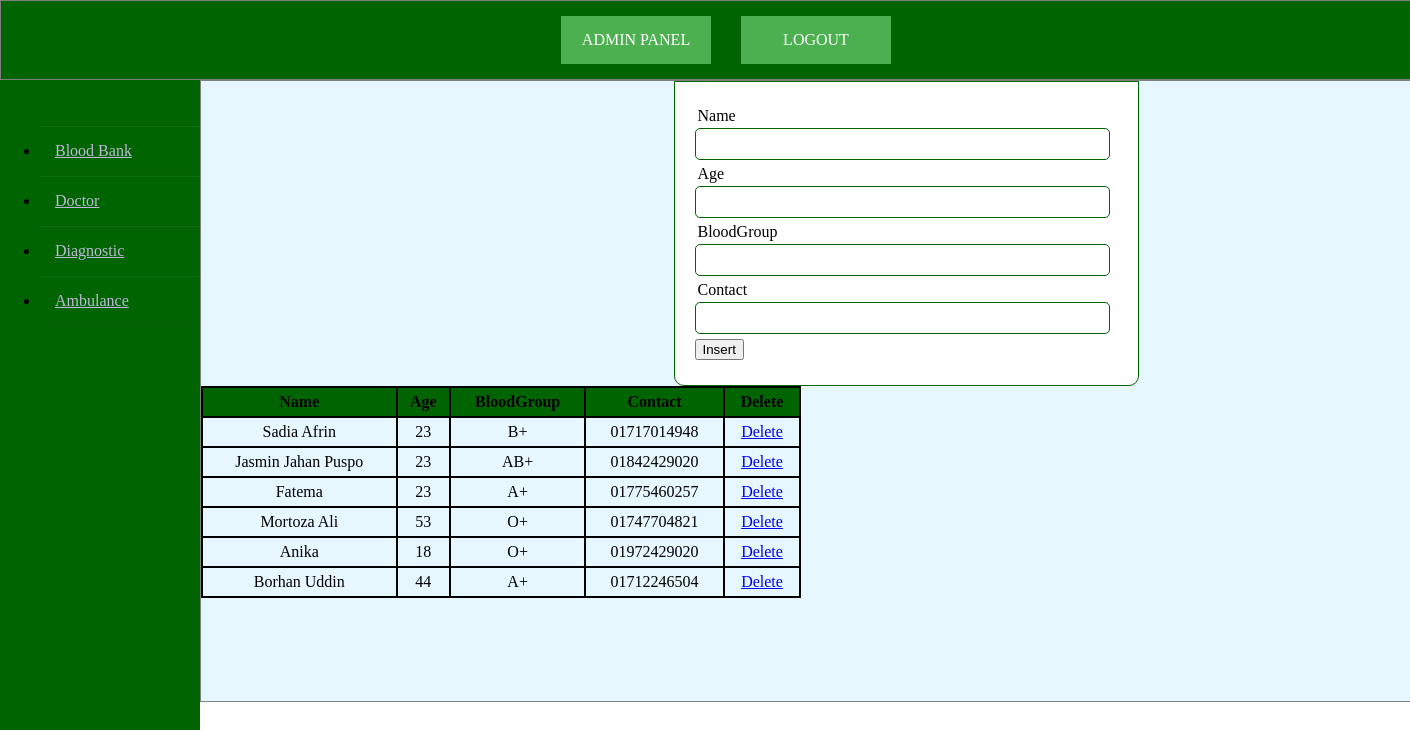
The page /admin_bloodbank.php (signed in) on the database its author committed.
### tables this page shows
CREATE TABLE `bloodbank` (
  `id` int(12) NOT NULL,
  `Name` varchar(255) NOT NULL,
  `Age` int(12) NOT NULL,
  `BloodGroup` varchar(255) NOT NULL,
  `Contact` varchar(255) NOT NULL
);

### admin_bloodbank.php (the view, shortened to what this page needs)
<?php
		include("connect.php");
?>
<!DOCTYPE html>
<html>
<head>
 <link rel="stylesheet" href="sylhet1.css"/>
<link rel="stylesheet" href="stylesheet.css"/>
 </head>
	<body>
		<div class="background">
			<div class="menu-bar">
				<ul>
						<li style="float: left; background-color: #4CAF50; "><a href="admin_bloodbank.php"> ADMIN PANEL </a></li>
				<li style="float: right; background-color: #4CAF50; "><a href="admin_logout.php"> LOGOUT </a></li>
			</ul>
			</div>
		<div class="wrapper">
			<div class="sidebar">
				<ul>
		 			<li><a href="admin_bloodbank.php">Blood Bank</a></li>
		 			<li><a href="admin_doctor.php">Doctor</a></li>
		 			<li><a href="admin_diagnostic.php">Diagnostic </a></li>
					<li><a href="admin_ambulance.php">Ambulance </a></li>
		 		</ul>
			</div>
			<div class="about">
			<div class="main_content">
				<div class="info">
				<div class ="aboutusbody">
			<form method="post" action="admin_bloodbank.php">
				<div class="input-group">
					<label>Name</label>
					<input type="text" name="Name">
				</div>
				<div class="input-group">
					<label>Age</label>
					<input type="text" name="Age">
				</div>
				<div class="input-group">
					<label>BloodGroup</label>
					<input type="text" name="BloodGroup">
				</div>
				<div class="input-group">
					<label>Contact</label>
					<input type="text" name="Contact">
				</div>
				<div class="input-group">
					<button type="submit" name="register" class "btn">Insert</button>
				</div>
			</form>
						<?php
					$sql= "select * from bloodbank";
	$res=mysqli_query($conn,$sql);
	echo '<table border="1" width="100%" >';
	echo '<tr bgcolor="#006400" color="white">';
		echo '<th>'.'Name'.'</th>';
		echo '<th>'.'Age'.'</th>';
		echo '<th>'.'BloodGroup'.'</th>';
		echo '<th>'.'Contact'.'</th>';
		echo '<th>'.'Delete'.'</th>';
	echo '</tr>';
	while($arr=mysqli_fetch_array($res))
	{
		echo "<tr>
		<td>".$arr['Name']."</td>
		<td>".$arr['Age']."</td>
		<td>".$arr['BloodGroup']."</td>
		<td>".$arr['Contact']."</td>
		<td><a href='delete3.php?rm=$arr[Name]'>Delete</td>
		</tr>";
	}
	echo '</table>';
					?>
			</div>
		 		</div>
				</div>
			</div>
			  </div>
</div>
	</body>
 </html>

### sylhet1.css (style rules this page uses)
html, body { height: 100%; margin: 0; }
.background { height: auto; }
.aboutusbody { display: inline-block; border: 1px solid gray; width: 100%; height: auto; font: left; }
.menu-bar { position: -webkit-sticky; position: sticky; top: 0; width: 100%; height: auto; background: rgb(0,100,00); text-align: center; border: 1px solid gray; }
.menu-bar ul { margin: 0px; display: inline-flex; list-style: none; color: white; }
.menu-bar ul li { width:120px; margin: 15px; padding:15px; }
.menu-bar ul li a { text-decoration: none; color: white; }
.wrapper { display: flex; position: relative; }
.wrapper .sidebar { width: 200px; height:100%; background: rgb(0,100,0); padding: 30px 0px; position: fixed; }
.wrapper .sidebar ul li { padding: 15px; border-bottom: 1px solid #bdb8d7; border-bottom: 1px solid rgba(0,0,0,0.05); border-top: 1px solid rgba(255,255,255,0.05); }
.wrapper .sidebar ul li a { color: #bdb8d7; display: block; }
.wrapper .about { width: 100%; height: 100%; display:block; position:absolute; }
.wrapper .main_content { width: 100%; margin-left: 200px; overflow:hidden; }
.wrapper .main_content .info { width: 100%; }

### stylesheet.css (style rules this page uses)
html, body { height: 100%; margin: 0; }
.background { height: auto; }
.aboutusbody { display: inline-block; border: 1px solid gray; width: 100%; height: auto; font: left; }
.menu-bar { position: -webkit-sticky; position: sticky; top: 0; width: 100%; height: auto; background: rgb(0,100,00); text-align: center; border: 1px solid gray; }
.menu-bar ul { margin: 0px; display: inline-flex; list-style: none; color: white; }
.menu-bar ul li { width:120px; margin: 15px; padding:15px; }
.menu-bar ul li a { text-decoration: none; color: white; }
form { width: 30%; margin:0px auto; padding: 20px; border: 1px solid rgb(0,100,0); background: white; border-radius: 0px 0px 10px 10px; }
.input-group { margin: 5px 0px 5px 0px; }
.input-group label { display: block; text-align: left; margin: 3px; }
.input-group input { height:20px; width:93%; padding: 5px 10px; font-size: 16px; border-radius: 5px; border: 1px solid rgb(0,100,0); }
.aboutusbody { display: inline-block; border: 1px solid gray; width: 100%; height: 620px; background-color: #e6f7ff; font: left; }

### admin_bloodbank.php (style rules this page uses)
table, th, td { border: 2px solid black; border-collapse: collapse; }
th, td { padding: 5px; text-align: center; }
table { border-spacing: 15px; width:600px; }

### rows shown on the page
bloodbank: Name "Sadia Afrin", Age "23", BloodGroup "B+", Contact "01717014948"
bloodbank: Name "Jasmin Jahan Puspo", Age "23", BloodGroup "AB+", Contact "01842429020"
bloodbank: Name "Fatema", Age "23", BloodGroup "A+", Contact "01775460257"
bloodbank: Name "Mortoza Ali", Age "53", BloodGroup "O+", Contact "01747704821"
bloodbank: Name "Anika", Age "18", BloodGroup "O+", Contact "01972429020"
bloodbank: Name "Borhan Uddin", Age "44", BloodGroup "A+", Contact "01712246504"
